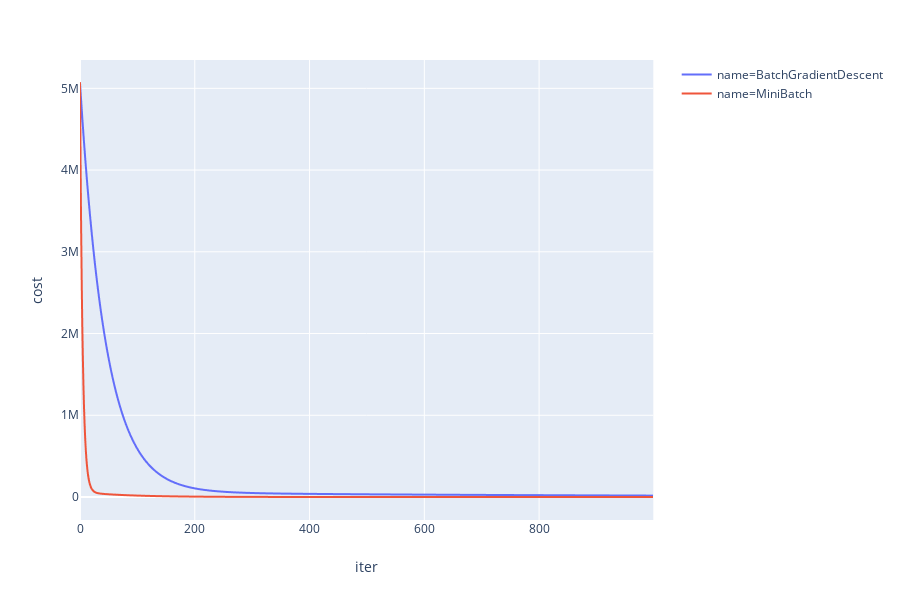

The cell this chart's notebook holds for it:
### Markdown cell above
## Mini Batch Gradient Descent

One of the challenges with batch gradient descent is that it has to go through the whole dataset before it can update the parameters. While this has the advantage where our gradient doesn't randomly switches direction, it tends to converge to the local minimum slowly. Mini batch gradient descent address this by splitting the data into smaller chunks and updating the parameter for each chunk. Assuming we divide the data into 10 chunks then in a single pass through our data, or single epoch, our parameters will get updated 10 times. Below is the implementation of mini batch gradient descent. The only difference between this version and the previous version is that we had an additional parameter `num_batches`. In each epoch, we randomly split the data into mini chunks and update the parameters as we go through each of them.

### Code cell
from copy import copy
from random import random
from IPython.display import HTML
from tqdm import tqdm, trange


def mini_batch(X, y,  
                        max_epoch = 1000, traceback = None, stopping_threshold = 1.0e-6
                        , starting_point = None
                        , learning_rate = 0.03, num_batches=10):
    
    # number of samples
    m = X.shape[0]
    
    # number of parameters
    n = X.shape[1]
    
    # idx -- instead of creating copy of data
    # we will lookup chunks based on indexes
    indexes = list(range(m))
    
    # starting point -- randomly select
    theta1 = np.array([random() for i in range(n)]) if starting_point is None else starting_point
    
    for iter in trange(max_epoch):
        
        if traceback is not None:
            traceback.add(iter, theta1, mse(X, y, theta1))
        
        # 
        # now we create multiple batches of data 
        # and iterate through each batch and update the parameter
        #
        np.random.shuffle(indexes)
        for batchIdx in np.array_split(indexes, num_batches):
            
            bX = X[batchIdx]
            by = y[batchIdx]

            # compute average gradient for all data points
            # and move in the opposite direction
            grad = gradient(bX, by, theta1)
            theta2  = theta1 - learning_rate * grad

            # check if we reached stopping criteria threshold
            if np.linalg.norm(grad) < stopping_threshold:
                print("Early Stopping at Iteration Number: ", iter)
                return theta2
            elif np.all(np.isnan(theta2)):
                raise Exception("All nan")
                    

            theta1 = theta2
        
    # if we reached max iterations then return current point
    return theta1


tracebacks['MiniBatch'] = Traceback("MiniBatch", 3)
theta = mini_batch(X, y, learning_rate=0.009, max_epoch=1000, traceback=tracebacks['MiniBatch'], stopping_threshold=1e-6, starting_point=starting_point, num_batches=10)

display(HTML("<strong>Optimized Parameters: {}</strong>".format(theta)))

plotCost(tracebacks.values())

### Figure 1 — Plotly figure (JSON) as saved in the notebook; plotly's stock layout.template omitted (floating-point values rounded to 4 significant figures; data arrays with more than 128 entries replaced by an {"elided": "..."} marker saying what was removed)
{"data": [{"hoverlabel": {"namelength": 0}, "hovertemplate": "name=BatchGradientDescent<br>iter=%{x}<br>cost=%{y}", "legendgroup": "name=BatchGradientDescent", "line": {"color": "#636efa", "dash": "solid"}, "mode": "lines", "name": "name=BatchGradientDescent", "showlegend": true, "type": "scattergl", "x": {"elided": "1000 int values"}, "xaxis": "x", "y": {"elided": "1000 float values"}, "yaxis": "y"}, {"hoverlabel": {"namelength": 0}, "hovertemplate": "name=MiniBatch<br>iter=%{x}<br>cost=%{y}", "legendgroup": "name=MiniBatch", "line": {"color": "#EF553B", "dash": "solid"}, "mode": "lines", "name": "name=MiniBatch", "showlegend": true, "type": "scattergl", "x": {"elided": "1000 int values"}, "xaxis": "x", "y": {"elided": "1000 float values"}, "yaxis": "y"}], "layout": {"height": 600, "legend": {"tracegroupgap": 0}, "margin": {"t": 60}, "xaxis": {"anchor": "y", "domain": [0, 0.98], "title": {"text": "iter"}}, "yaxis": {"anchor": "x", "domain": [0, 1], "title": {"text": "cost"}}}}
